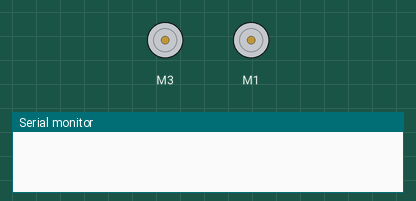
The sketch below on a simulated Arduino Uno, built with avr-gcc and run on an emulated ATmega328P. On the bench: 2 × DC motor (green arrow = forward, orange = backward, longer = faster), the last lines printed to the serial monitor.

Above: at 0.1 s.
At 19.1 s:
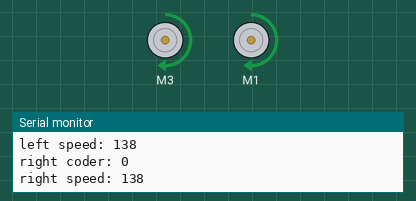
At 39.2 s:
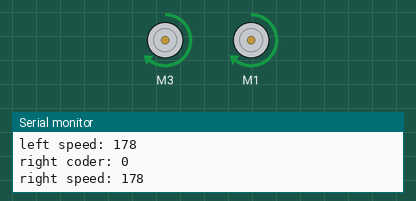
Timing chart, 0 to 40.0 s (numbered marks = the images above):
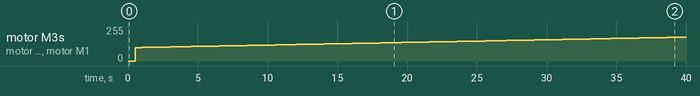

Measured:
- by itself, motor M3, motor M1: moves from stopped to forward 179/255 over 39.1 s

The sketch:

test_drive_straight.ino
```cpp
#include <Arduino.h>
#include <AFMotor.h>
#define MOTOR_INTERVAL 500
#define GOOD_RPM 10
#define LEFT digitalPinToInterrupt(21)
#define RIGHT digitalPinToInterrupt(20)
AF_DCMotor motorLeft(3); //left wheel
AF_DCMotor motorRight(1); //right wheel

int currSpeedL = 100;
int currSpeedR = 100;
float wheelDiameter = 6.56; // In cm
int wheelSeparation = 26; // In cm
int encoderTicks = 20; // Per rotation
int gearRatio =  1;
unsigned long lastMilli = 0;
volatile long coder0 = 0;  // rev counter
volatile long coder1 = 0;
long currCoder0 = 0;
long currCoder1 = 0;
long prevCoder0 = 0;
long prevCoder1 = 0;
long totalCoder0 = 0;  // this method of holding the encoder value
long totalCoder1 = 0;  // prevents us from losing any ticks


void moveForward(){

}

void LwheelSpeed(){
  coder0 += 1;
}

void RwheelSpeed(){
  coder1 += 1;
}

void setup(){
  Serial.begin(115200);
  attachInterrupt(LEFT, LwheelSpeed, CHANGE);
  attachInterrupt(RIGHT, RwheelSpeed, CHANGE);
  motorLeft.setSpeed(255);
  motorLeft.run(RELEASE);
  motorRight.setSpeed(255);
  motorRight.run(RELEASE);
}

void loop(){
  static unsigned long motorTimer = 0;
  unsigned long time = millis();

  if(lastMilli - motorTimer > MOTOR_INTERVAL){


    totalCoder0 = coder0;  // this method of holding the encoder value
    totalCoder1 = coder1;  // prevents us from losing any ticks
    currCoder0 = totalCoder0 - prevCoder0;
    currCoder1 = totalCoder1 - prevCoder1;
    prevCoder0 = totalCoder0;
    prevCoder1 = totalCoder1;

    if(currCoder0 < GOOD_RPM){
      currSpeedL += 1;
    } else if(currCoder0 > GOOD_RPM){
      currSpeedL -= 1;
    } else {
      Serial.println("GOOD LEFT SPEED");
    }
    Serial.print("left coder: ");
    Serial.println(currCoder0);
    Serial.print("left speed: ");
    Serial.println(currSpeedL);

    if(currCoder1 < GOOD_RPM){
      currSpeedR += 1;
    } else if(currCoder1 > GOOD_RPM){
      currSpeedR -= 1;
    } else {
      Serial.println("GOOD RIGHT SPEED");
    }
    Serial.print("right coder: ");
    Serial.println(currCoder1);
    Serial.print("right speed: ");
    Serial.println(currSpeedR);

    motorLeft.run(FORWARD);
    motorLeft.setSpeed(currSpeedL);
    motorRight.run(FORWARD);
    motorRight.setSpeed(currSpeedR);
    motorTimer = time;
  }
  lastMilli = time;

}
```
